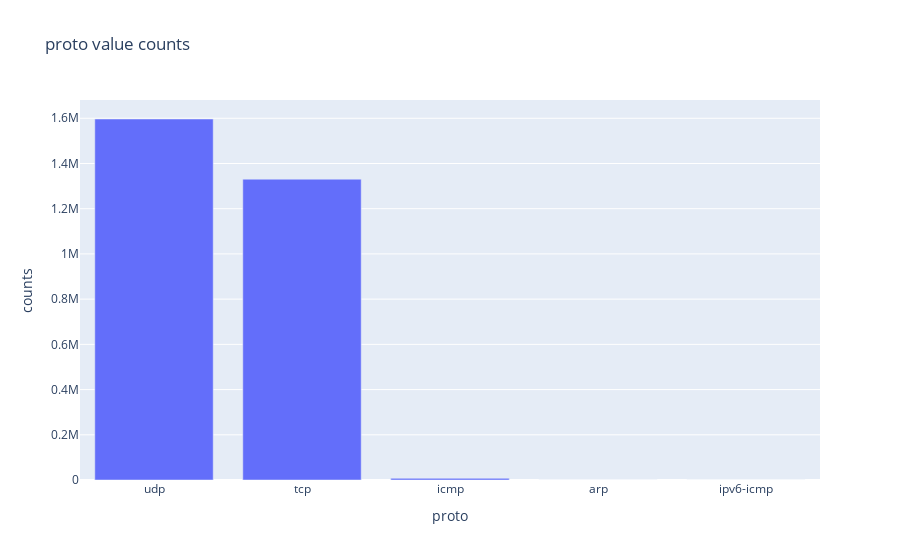
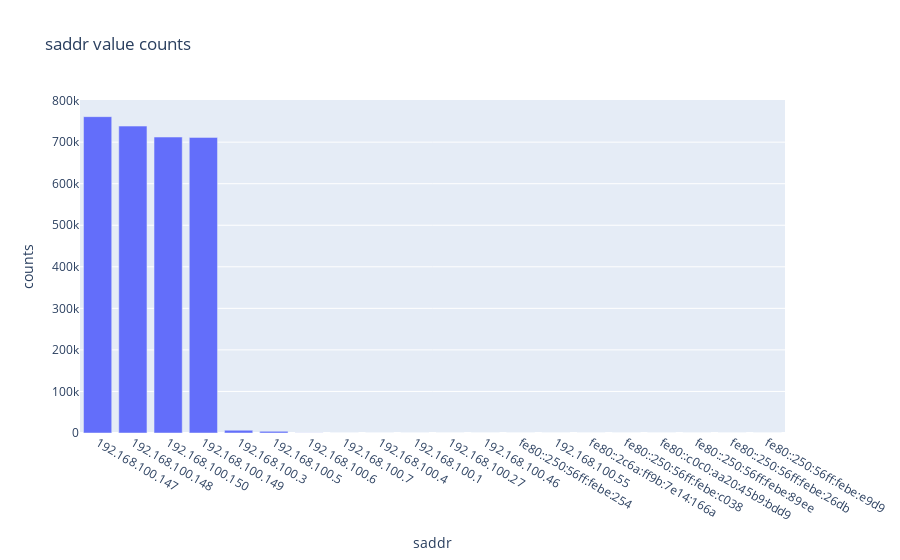
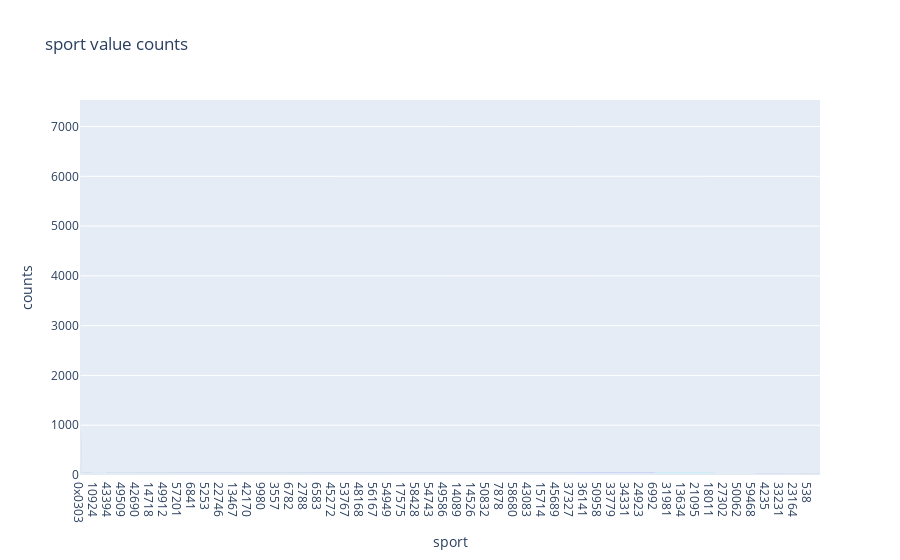
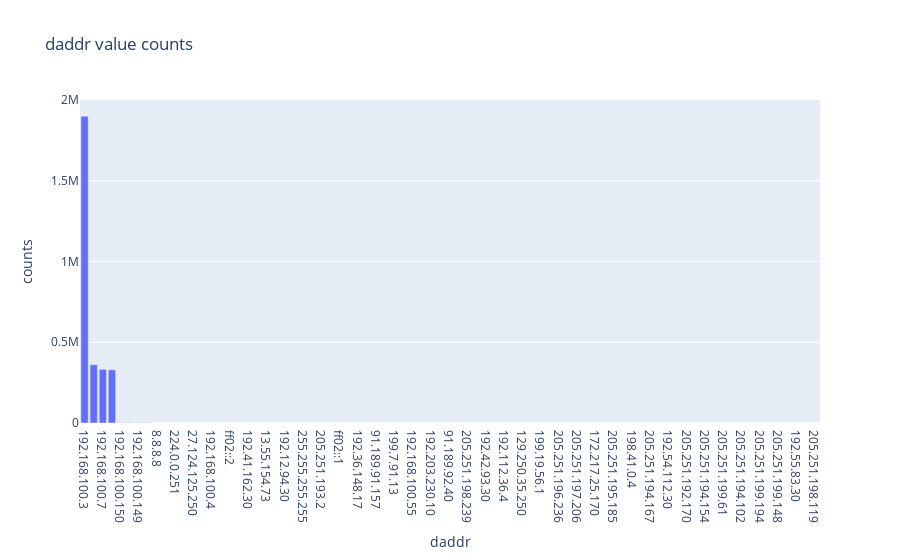

The notebook cell these images were saved under, in order:
### Code cell
#print all the valuce counts of train_data
import plotly.express as px
for e in objlist:
    print(f"{e} value counts:")
    t=train_data[e].value_counts()
    print(t)
    fig=px.bar(t,x=t.index,y=t.values,title=f"{e} value counts",labels={'index':'values','y':'counts'})
    fig.show()

### Figure 1 — Plotly figure (JSON) as saved in the notebook; plotly's stock layout.template omitted (floating-point values rounded to 4 significant figures)
{"data": [{"alignmentgroup": "True", "hovertemplate": "proto=%{x}<br>counts=%{y}<extra></extra>", "legendgroup": "", "marker": {"color": "#636efa", "pattern": {"shape": ""}}, "name": "", "offsetgroup": "", "orientation": "v", "showlegend": false, "textposition": "auto", "type": "bar", "x": ["udp", "tcp", "icmp", "arp", "ipv6-icmp"], "xaxis": "x", "y": [1596819, 1330598, 7228, 166, 6], "yaxis": "y"}], "layout": {"barmode": "relative", "legend": {"tracegroupgap": 0}, "title": {"text": "proto value counts"}, "xaxis": {"anchor": "y", "domain": [0, 1], "title": {"text": "proto"}}, "yaxis": {"anchor": "x", "domain": [0, 1], "title": {"text": "counts"}}}}

### Figure 2 — Plotly figure (JSON) as saved in the notebook; plotly's stock layout.template omitted (floating-point values rounded to 4 significant figures)
{"data": [{"alignmentgroup": "True", "hovertemplate": "saddr=%{x}<br>counts=%{y}<extra></extra>", "legendgroup": "", "marker": {"color": "#636efa", "pattern": {"shape": ""}}, "name": "", "offsetgroup": "", "orientation": "v", "showlegend": false, "textposition": "auto", "type": "bar", "x": ["192.168.100.147", "192.168.100.148", "192.168.100.150", "192.168.100.149", "192.168.100.3", "192.168.100.5", "192.168.100.6", "192.168.100.7", "192.168.100.4", "192.168.100.1", "192.168.100.27", "192.168.100.46", "fe80::250:56ff:febe:254", "192.168.100.55", "fe80::2c6a:ff9b:7e14:166a", "fe80::250:56ff:febe:c038", "fe80::c0c0:aa20:45b9:bdd9", "fe80::250:56ff:febe:89ee", "fe80::250:56ff:febe:26db", "fe80::250:56ff:febe:e9d9"], "xaxis": "x", "y": [761360, 738642, 712260, 711466, 6609, 4107, 272, 34, 17, 14, 9, 8, 5, 3, 2, 2, 2, 2, 2, 1], "yaxis": "y"}], "layout": {"barmode": "relative", "legend": {"tracegroupgap": 0}, "title": {"text": "saddr value counts"}, "xaxis": {"anchor": "y", "domain": [0, 1], "title": {"text": "saddr"}}, "yaxis": {"anchor": "x", "domain": [0, 1], "title": {"text": "counts"}}}}

### Figure 3 — Plotly figure (JSON) as saved in the notebook; plotly's stock layout.template omitted (floating-point values rounded to 4 significant figures; data arrays with more than 128 entries replaced by an {"elided": "..."} marker saying what was removed)
{"data": [{"alignmentgroup": "True", "hovertemplate": "sport=%{x}<br>counts=%{y}<extra></extra>", "legendgroup": "", "marker": {"color": "#636efa", "pattern": {"shape": ""}}, "name": "", "offsetgroup": "", "orientation": "v", "showlegend": false, "textposition": "auto", "type": "bar", "x": {"elided": "65541 str values"}, "xaxis": "x", "y": {"elided": "65541 int values"}, "yaxis": "y"}], "layout": {"barmode": "relative", "legend": {"tracegroupgap": 0}, "title": {"text": "sport value counts"}, "xaxis": {"anchor": "y", "domain": [0, 1], "title": {"text": "sport"}}, "yaxis": {"anchor": "x", "domain": [0, 1], "title": {"text": "counts"}}}}

### Figure 4 — Plotly figure (JSON) as saved in the notebook; plotly's stock layout.template omitted (floating-point values rounded to 4 significant figures)
{"data": [{"alignmentgroup": "True", "hovertemplate": "daddr=%{x}<br>counts=%{y}<extra></extra>", "legendgroup": "", "marker": {"color": "#636efa", "pattern": {"shape": ""}}, "name": "", "offsetgroup": "", "orientation": "v", "showlegend": false, "textposition": "auto", "type": "bar", "x": ["192.168.100.3", "192.168.100.5", "192.168.100.7", "192.168.100.6", "192.168.100.150", "192.168.100.147", "192.168.100.149", "192.168.100.148", "8.8.8.8", "192.168.217.2", "224.0.0.251", "192.168.100.1", "27.124.125.250", "192.168.100.255", "192.168.100.4", "ff02::fb", "ff02::2", "192.5.5.241", "192.41.162.30", "205.251.198.91", "13.55.154.73", "52.11.124.117", "192.12.94.30", "52.201.147.106", "255.255.255.255", "192.31.80.30", "205.251.193.2", "192.52.178.30", "ff02::1", "199.19.57.1", "192.36.148.17", "199.7.83.42", "91.189.91.157", "192.168.100.27", "199.7.91.13", "205.251.194.86", "192.168.100.55", "216.239.34.10", "192.203.230.10", "205.251.195.97", "91.189.92.40", "192.35.51.30", "205.251.198.239", "205.251.195.59", "192.42.93.30", "202.12.27.33", "192.112.36.4", "192.26.92.30", "129.250.35.250", "205.251.196.32", "199.19.56.1", "192.58.128.30", "205.251.196.236", "192.33.4.12", "205.251.197.206", "96.7.49.66", "172.217.25.170", "128.63.2.53", "205.251.195.185", "216.239.38.10", "198.41.0.4", "205.251.194.84", "205.251.194.167", "224.0.0.252", "192.54.112.30", "192.48.79.30", "205.251.192.170", "216.239.36.10", "205.251.194.154", "156.154.100.3", "205.251.199.61", "52.35.35.13", "205.251.194.102", "184.85.248.65", "205.251.199.194", "205.251.196.160", "205.251.199.148", "192.33.14.30", "192.55.83.30", "205.251.194.201", "205.251.198.119"], "xaxis": "x", "y": [1900562, 361192, 332161, 329679, 3040, 2928, 2515, 2406, 48, 44, 42, 27, 12, 9, 7, 7, 6, 5, 5, 4, 4, 4, 4, 4, 4, 3, 3, 3, 3, 3, 3, 3, 3, 3, 2, 2, 2, 2, 2, 2, 2, 2, 2, 2, 2, 2, 2, 2, 2, 2, 2, 2, 2, 2, 2, 2, 2, 2, 1, 1, 1, 1, 1, 1, 1, 1, 1, 1, 1, 1, 1, 1, 1, 1, 1, 1, 1, 1, 1, 1, 1], "yaxis": "y"}], "layout": {"barmode": "relative", "legend": {"tracegroupgap": 0}, "title": {"text": "daddr value counts"}, "xaxis": {"anchor": "y", "domain": [0, 1], "title": {"text": "daddr"}}, "yaxis": {"anchor": "x", "domain": [0, 1], "title": {"text": "counts"}}}}
